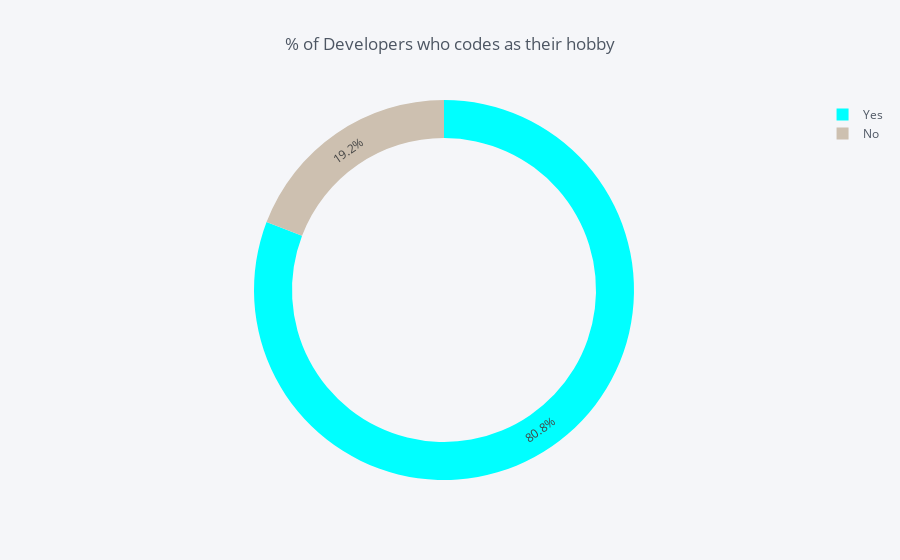

Notebook source saved alongside this figure:
### Code cell
temp = stack_data['Hobby'].value_counts()
df = pd.DataFrame({'labels': temp.index,
                   'values': temp.values
                  })
df.iplot(kind='pie',labels='labels',values='values', title='% of Developers who codes as their hobby', hole = 0.8, color = ['#00FFFF','#CDC0B0'])

### Figure 1 — Plotly figure (JSON) as saved in the notebook; plotly's stock layout.template omitted (floating-point values rounded to 4 significant figures)
{"data": [{"hole": 0.8, "labels": ["Yes", "No"], "marker": {"colors": ["rgba(0, 255, 255, 1.0)", "rgba(205, 192, 176, 1.0)"]}, "name": "", "type": "pie", "values": [79897, 18958]}], "layout": {"legend": {"bgcolor": "#F5F6F9", "font": {"color": "#4D5663"}}, "paper_bgcolor": "#F5F6F9", "plot_bgcolor": "#F5F6F9", "title": "% of Developers who codes as their hobby", "titlefont": {"color": "#4D5663"}}}
